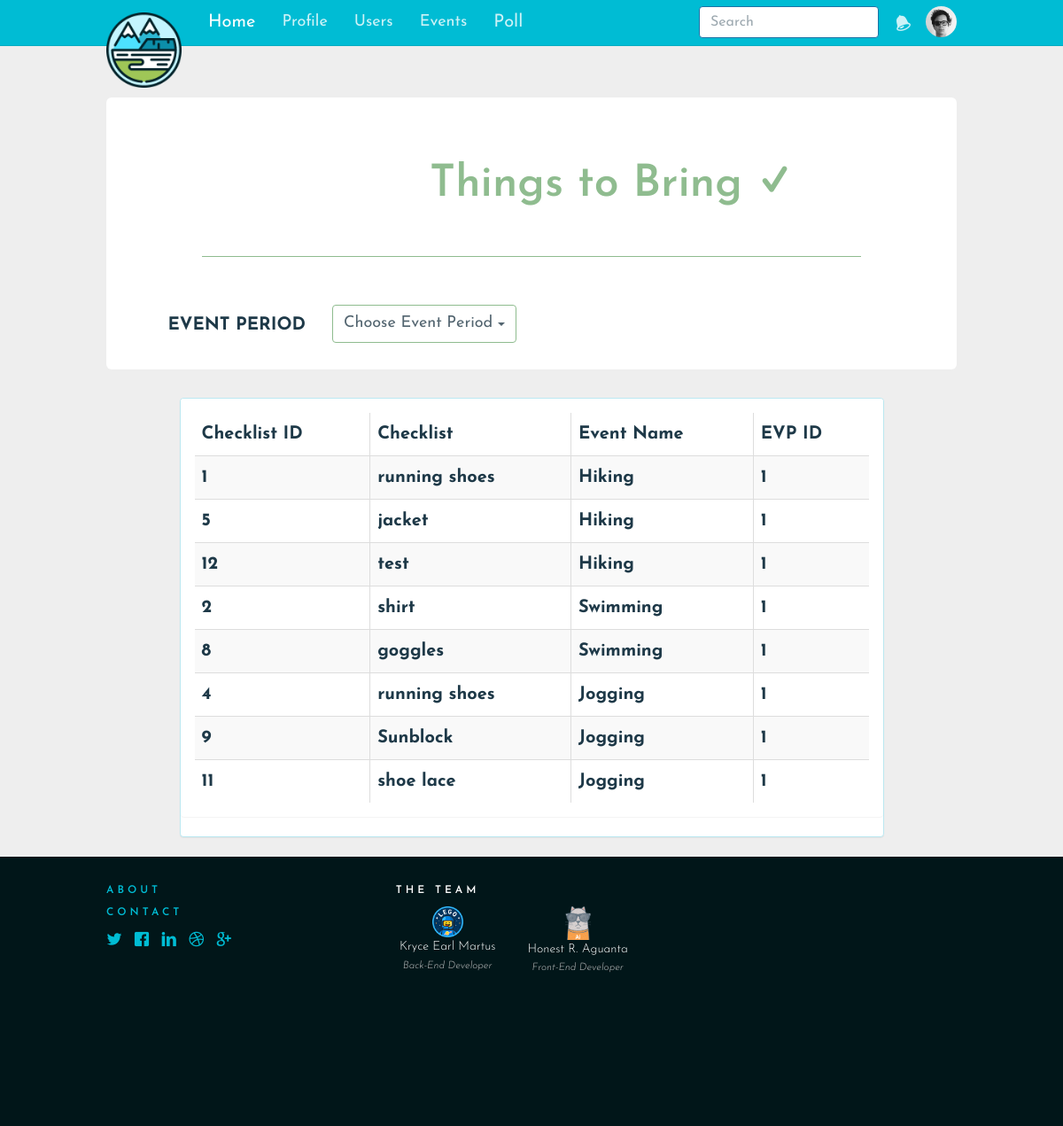
Screenshot of /Checklist.php (signed in) with the database file from the repository.
### tables this page shows
CREATE TABLE `checklist` (
  `checklist_id` int(10) NOT NULL AUTO_INCREMENT,
  `event_id` int(10) DEFAULT NULL,
  `name` varchar(255) DEFAULT NULL,
  PRIMARY KEY (`checklist_id`),
  KEY `event_id` (`event_id`),
  CONSTRAINT `checklist_ibfk_1` FOREIGN KEY (`event_id`) REFERENCES `events` (`event_id`)
);

CREATE TABLE `events` (
  `event_id` int(10) NOT NULL AUTO_INCREMENT,
  `evp_id` int(10) DEFAULT NULL,
  `name` varchar(255) DEFAULT NULL,
  `description` varchar(255) DEFAULT NULL,
  `location` text,
  `image` text,
  PRIMARY KEY (`event_id`),
  KEY `evp_id` (`evp_id`),
  CONSTRAINT `events_ibfk_1` FOREIGN KEY (`evp_id`) REFERENCES `event_voting_period` (`evp_id`)
);

### Checklist.php (called while the page is built, shortened)
<?php
include('views/menubar/addThings.php');
?>

### class/checklistClass.php (called while the page is built, shortened)
<?php
class checklistClass
{
     public function getAllChecklist()
     {
          try {
               $db = getDB();
               $st = $db->prepare("SELECT DISTINCT events.`event_id` AS 'Event ID', events.`name` AS 'Event Name', checklist.`checklist_id` AS 'Checklist ID',checklist.`name` AS 'Checklist Name',events.`evp_id` AS 'EVP ID'
                    FROM event_voting_period, EVENTS, checklist
                    WHERE checklist.`event_id`= events.`event_id` AND events.`evp_id` = event_voting_period.`evp_id`");
               $st->execute();
               $data=$st->fetchAll();
          } catch (PDOException $e) {
          }
          return $data;
     }
}
?>

### views/menubar/addThings.php (the view, shortened to what this page needs)
<?php
require_once'views/layouts/header.php';
require_once'views/layouts/nav.php';
include('class/checklistClass.php');
$checklistClass = new checklistClass();
$checklists = $checklistClass->getAllChecklist();
if(!isset($_GET['evp_id']))
{
	$evpTitle="Choose Event Period";
}
?>
<div class="container p-t-lg">
	<form method="post" class="form-horizontal" role="form">
		<br>
		<h2 style="font-size: 50px; color: darkseagreen; ">
			Things to Bring <span class="icon icon-check"></span>
		</h2>
		<hr style="border-color:darkseagreen;"">
		<br>
		<div class="form-group">
			<label class="col-sm-3 control-label">EVENT PERIOD</label>
			<div class="dropdown col-sm-4">
				<button class="btn btn-default dropdown-toggle" type="button" id="dropdownEvent" data-toggle="dropdown" aria-haspopup="true" aria-expanded="true" style="border-color: darkseagreen;">
					<?php echo $evpTitle ?>
					<span class="caret"></span>
				</button>
			</div>
		</div>
	</form>
	<br>
	<div class="row">
		<div class="form col-sm-10 col-sm-offset-1">
			<div class="panel panel-info">
				<div class="panel panel-body">
					<table id="act" class="table table-striped table-bordered dt-responsive nowrap" cellspacing="0" width="100%">
						<?php
						if(!isset($_GET['id'])&&!isset($_GET['evp_id']))
							{ ?>
						<thead>
							<tr>
								<th>Checklist ID</th>
								<th>Checklist</th>
								<th>Event Name</th>
								<th>EVP ID</th>
							</tr>
						</thead>
						<tbody>
							<?php foreach($checklists as $checklist)
							{ ?>
							<tr>
								<th><?php echo $checklist['Checklist ID'];?></th>
								<th><?php echo $checklist['Checklist Name']; ?></th>
								<th><?php echo $checklist['Event Name']; ?></th>
								<th><?php echo $checklist['EVP ID']; ?></th>
							</tr>
							<?php } ?>
						</tbody>
					<?php } ?>
				</table>
			</div>
		</div>
	</div>
</div>
</div>
<?php
require_once 'views/layouts/footer.php';
?>

### assets/css/todolist.css (style rules this page uses)
body { margin: 0; min-width: 250px; }
* { box-sizing: border-box; }

### assets/css/custom.css (style rules this page uses)
html { height: 100%; }
body { font-family: 'Josefin Sans', sans-serif; font-size: 20px; }
.btn { font-size: 18px; }
.app-navvar, .form-control:focus, { color: #000; background-color: #fff; box-shadow: none; border-color: #00BCD4; }
.dropdown { position: relative; display: inline-block; }
hr { width: 80%; }

### assets/css/admin.css (style rules this page uses)
body { background-color: #eee; }
*[role="form"] { max-width: 1000px; padding: 15px; margin: 0 auto; background-color: #fff; border-radius: 0.3em; }
*[role="form"] h2 { margin-left: 7em; margin-bottom: 1em; }

### assets/css/polls.css (style rules this page uses)
body { background-color: #eee; }
*[role="form"] { max-width: 1000px; padding: 15px; margin: 0 auto; background-color: #fff; border-radius: 0.3em; }

### rows the page displays
checklist: checklist_id "1", name "running shoes", event.name "Hiking", event.evp_id "1"
checklist: checklist_id "5", name "jacket", event.name "Hiking", event.evp_id "1"
checklist: checklist_id "12", name "test", event.name "Hiking", event.evp_id "1"
checklist: checklist_id "2", name "shirt", event.name "Swimming", event.evp_id "1"
checklist: checklist_id "8", name "goggles", event.name "Swimming", event.evp_id "1"
checklist: checklist_id "4", name "running shoes", event.name "Jogging", event.evp_id "1"
checklist: checklist_id "9", name "Sunblock", event.name "Jogging", event.evp_id "1"
checklist: checklist_id "11", name "shoe lace", event.name "Jogging", event.evp_id "1"

### other values shown
$evpTitle "Choose Event Period"
